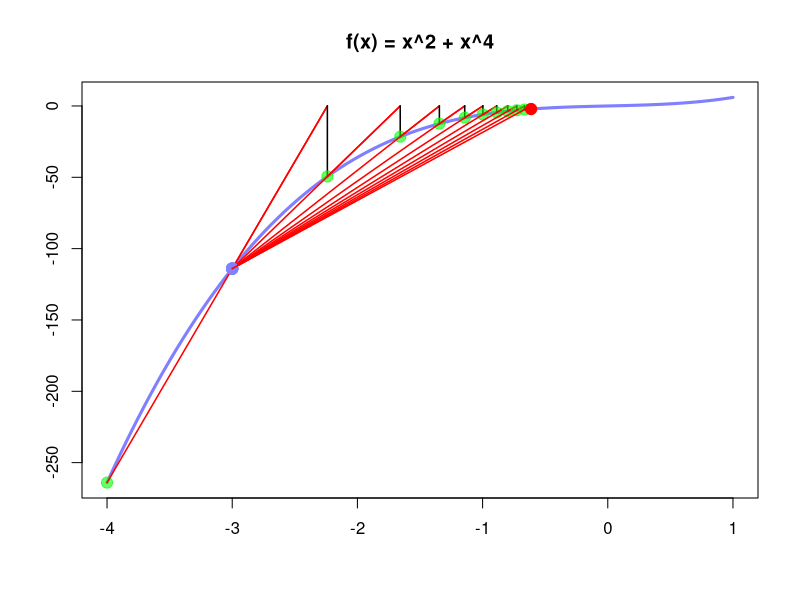

Reproduce this figure in R.
# --------------------------------------
# Secante 2
#
# Author : Alan Samuel Aguirre Salazar
# --------------------------------------



library(Deriv)

# grafica()

f = function(x){
  x^2 + x^4
}

f1 = Deriv(f, nderiv = 1)
f2 = Deriv(f1,nderiv = 1)

grafica = function(){
  z = seq(-4,1, length=100)
  plot(z,f1(z), type="l",col=rgb(0,0,1,0.5),lwd=3, xlab="", ylab="", main='f(x) = x^2 + x^4')
}

grafica()

secante = function(x1, x2, err){
  a = 0
  for(i in 1:10){
    points(x1, f1(x1), pch=19, col=rgb(0,1,0, 0.6), cex=1.5)
    points(x2, f1(x2), pch=19, col=rgb(0.5,0.5,1, 0.6), cex=1.5)
    a = x2 - f1(x2)/((f1(x2)-f1(x1))/(x2-x1))
    lines(c(x1,a), c(f1(x1),0), col="red", lwd=1.5)
    lines(c(x2,a), c(f1(x2),0), col="red", lwd=1.5)
    segments(a,0,a,f1(a), col="black", lwd=1.5)
    if(f1(a) > 0){
      x2 = a
    }
    else{
      x1 = a 
    }
    if(abs(f1(a)) < err){
      break
    }
  }
  
  cat('x*=', a, 'f(x*)=', f(a))
  points(a, f1(a), pch=19, col=rgb(1,0,0,1), cex=1.5)
}

secante(-4, -3, 1e-8)

